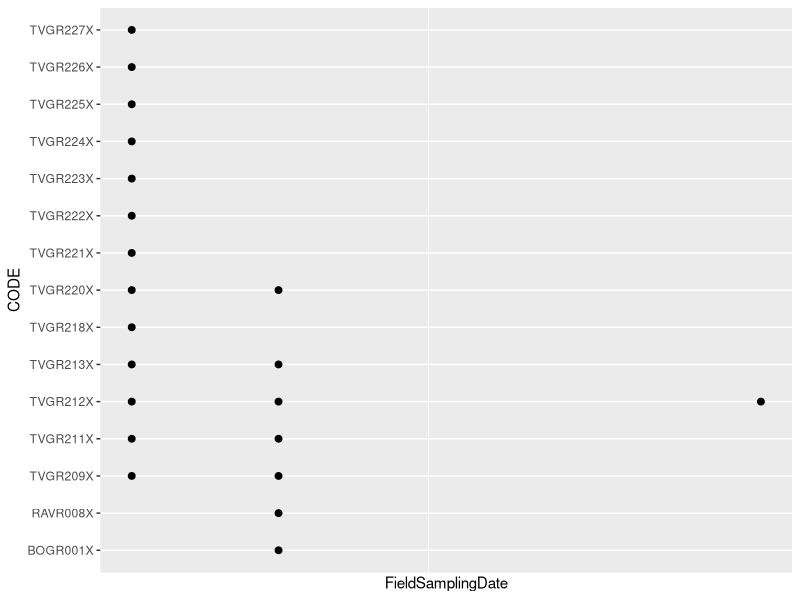
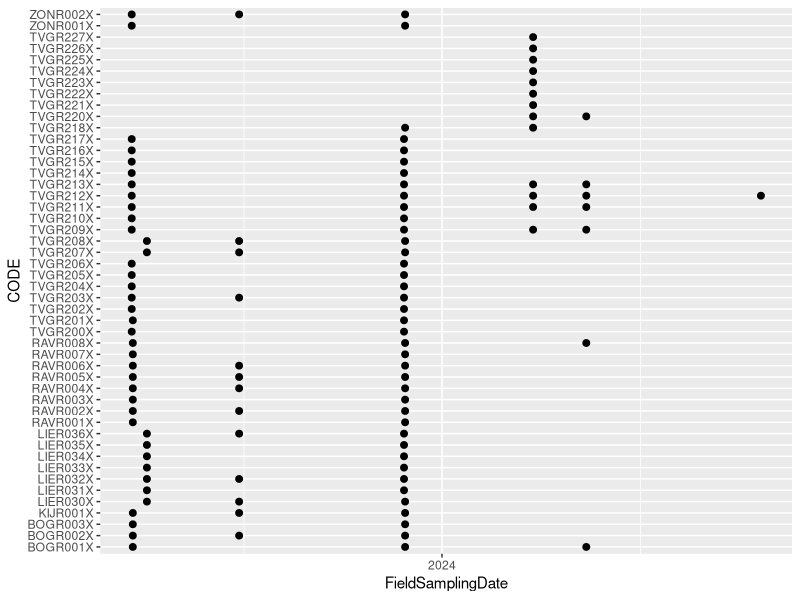
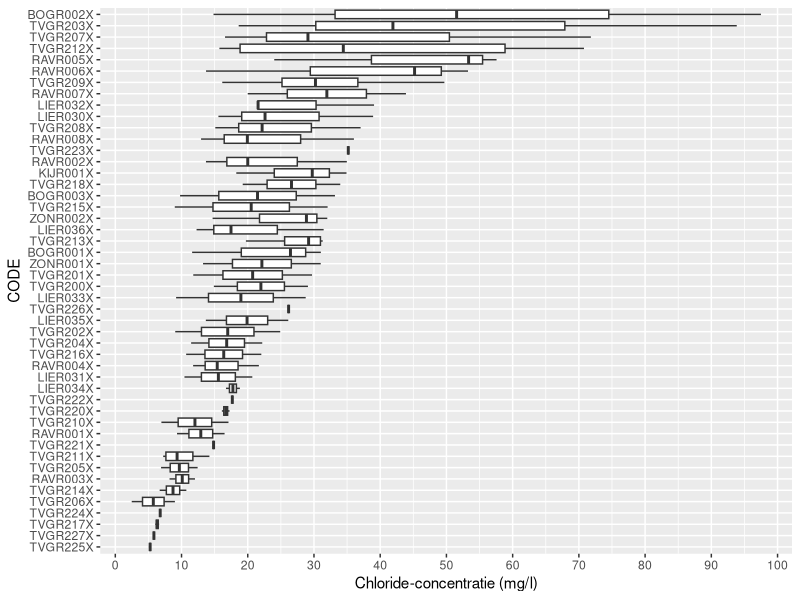
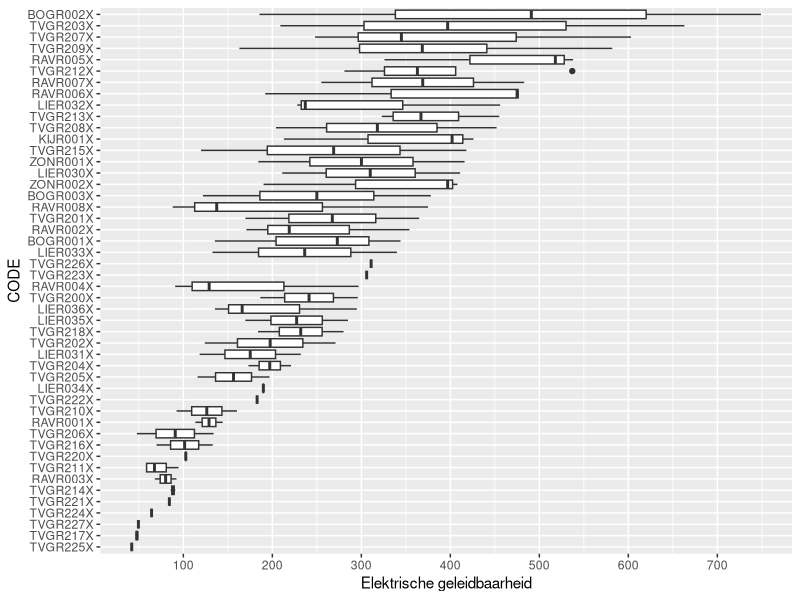
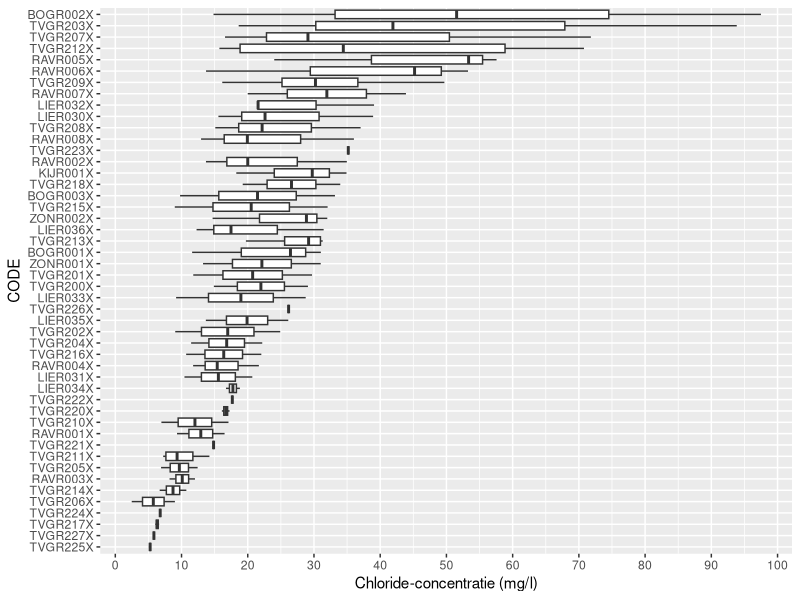
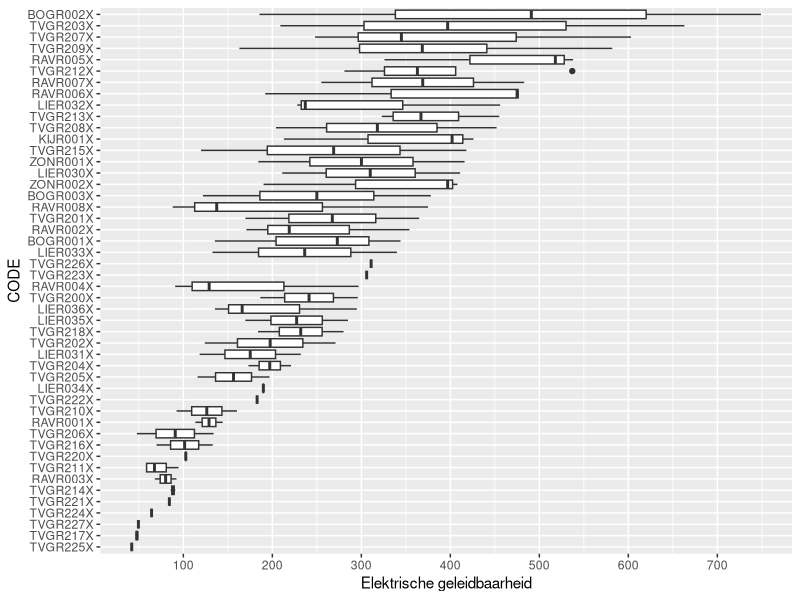

Here is the R script that generated these plots, in order:
## ---- chunk 1
library(knitr)
opts_chunk$set(
  echo = FALSE, 
  eval = TRUE,  
  cache = FALSE, 
  autodep = TRUE,
  dpi = 300,
  warning = TRUE,
  error = TRUE,
  message = TRUE
)
# Enable inbo r-universe
options(repos = c(
    inbo = 'https://inbo.r-universe.dev',
    CRAN = 'https://cloud.r-project.org'))
library(dplyr)
library(ggplot2)
library(scales)
## ---- chunk 2
data_beken <- read.csv(file = "./data/FactResultAqua_TVG_beken_2025-02-19.csv", sep = ";")
data_beken$FieldSamplingDate <- as.Date(data_beken$FieldSamplingDate)

## ---- chunk 3
# voeg ResultCalc toe als kolom voor meetwaarden onder detectielimiet
data_beken$ResultCalc <- ifelse(
  grepl("<|>", data_beken$ResultFormatted),
  as.numeric(gsub(",", ".", data_beken$ResultFormattedNumeric)) / 2,
  as.numeric(gsub(",", ".", data_beken$ResultFormattedNumeric))
)
## ---- chunk 4
calculate_n_values <- function(df) {
  df %>%
    mutate(
      ResultCalc_N = case_when(
        Component == "NH4" ~ ResultCalc / 1.2880,
        Component == "NO3" ~ ResultCalc / 4.4268,
        Component == "NO2" ~ ResultCalc / 3.2845,
        TRUE ~ ResultCalc
      ),
      Component_N = case_when(
        Component == "NH4" ~ "NH4_N",
        Component == "NO3" ~ "NO3_N",
        Component == "NO2" ~ "NO2_N",
        TRUE ~ Component
      ),
      Unit_N = if_else(Component %in% c("NH4", "NO3", "NO2"), "mg N/l", Unit)
    )
}

# Calculate _N values
df_with_n <- calculate_n_values(data_beken)

# Create new rows for NH4_N, NO3_N, and NO2_N
new_n_rows <- df_with_n %>%
  filter(Component %in% c("NH4", "NO3", "NO2")) %>%
  mutate(
    ResultCalc = ResultCalc_N,
    Component = Component_N,
    Unit = Unit_N
  ) %>%
  select(-ResultCalc_N, -Component_N, -Unit_N)

# Combine original data with new N rows
final_df <- bind_rows(
  data_beken,
  new_n_rows
)

# Sort the dataframe
final_df <- final_df %>%
  arrange(CODE, FieldSamplingDate, Component)

# Reset row names
rownames(final_df) <- NULL

# Remove duplicate rows (if any)
data_beken <- final_df %>% 
  distinct()

## ---- chunk 5
# Bereken Anorganische stikstof
n_anorg <- data_beken %>%
  filter(Component %in% c("NO3_N", "NO2_N", "NH4_N")) %>%
  group_by(CODE, FieldSamplingDate) %>%
  summarise(
    ResultCalc = if(n_distinct(Component) == 3) sum(ResultCalc, na.rm = TRUE) else NA_real_,
    Component = "N_anorg",
    Unit = "mg N/l",
    .groups = "drop"
  )

# Calculate N_org
n_org <- data_beken %>%
  filter(Component %in% c("T.N", "NO3_N", "NO2_N", "NH4_N")) %>%
  group_by(CODE, FieldSamplingDate) %>%
  summarise(
    ResultCalc = if(n_distinct(Component) == 4) 
                   ResultCalc[Component == "T.N"] - sum(ResultCalc[Component %in% c("NO3_N", "NO2_N", "NH4_N")], na.rm = TRUE)
                 else 
                   NA_real_,
    Component = "N_org",
    Unit = "mg N/l",
    .groups = "drop"
  )

# Add other columns to n_anorg and n_org
add_other_columns <- function(df) {
  data_beken %>%
    group_by(CODE, FieldSamplingDate) %>%
    slice(1) %>%
    select(-Component, -ResultCalc, -Unit) %>%
    right_join(df, by = c("CODE", "FieldSamplingDate"))
}

n_anorg <- add_other_columns(n_anorg)
n_org <- add_other_columns(n_org)

# Combine all data
final_df <- bind_rows(
  data_beken,
  n_anorg,
  n_org
)

# Sort the dataframe
final_df <- final_df %>%
  arrange(CODE, FieldSamplingDate, Component)

# Remove duplicate rows (if any)
data_beken <- final_df %>% 
  distinct()

## ---- chunk 6
# meetpunten TN
data_beken %>% filter(Component == "T.N") %>% 
  ggplot(aes(x = FieldSamplingDate, y = CODE)) +
  geom_point(size = 2) +
    scale_x_date(date_breaks = "1 year", date_labels = "%Y")

# vergelijk met NO3 - veel meer gemeten
data_beken %>% filter(Component == "NO3") %>% 
  ggplot(aes(x = FieldSamplingDate, y = CODE)) +
  geom_point(size = 2) +
    scale_x_date(date_breaks = "1 year", date_labels = "%Y")

    
## ---- chunk 7
create_boxplot <- function(dataset, Component, vline = NULL, xlab = "ResultCalc", save_path = NULL) {
  # Filter the dataset for the specified Component
  filtered_data <- dataset %>% 
    filter(Component == !!Component)
  
  # Calculate median values and order CODEs
  code_order <- filtered_data %>%
    group_by(CODE) %>%
    summarise(max_value = max(ResultCalc, na.rm = TRUE)) %>%
    arrange(max_value) %>%
    pull(CODE)
  
  # Convert CODE to a factor with levels ordered by median ResultCalc
  filtered_data$CODE <- factor(filtered_data$CODE, levels = code_order)
  
  # Create the base plot
  p <- ggplot(filtered_data, aes(x = ResultCalc, y = CODE)) +
    geom_boxplot() +
    labs(x = xlab, y = "CODE", title = NULL) +
    scale_x_continuous(breaks = pretty_breaks(n = 10))
  
  # Add vertical line if vline is specified
  if (!is.null(vline)) {
    p <- p + geom_vline(xintercept = vline, color = "red", linetype = "dashed", size = 1)
  }
  
  # Save the plot if save_path is provided
  if (!is.null(save_path)) {
    ggsave(save_path, plot = p, width = 8, height = 10, dpi = 300)
    cat("Plot saved to:", save_path, "\n")
  }
  
  return(p)
}

## ---- chunk 8
# chloride

create_boxplot(data_beken, "Cl", , "Chloride-concentratie (mg/l)", save_path = "./exports/boxplots/Chloride MKN.jpg")

create_boxplot(data_beken, "EC25.VELD", , "Elektrische geleidbaarheid", save_path = "./exports/boxplots/Elektrische geleidbaarheid MKN.jpg")

